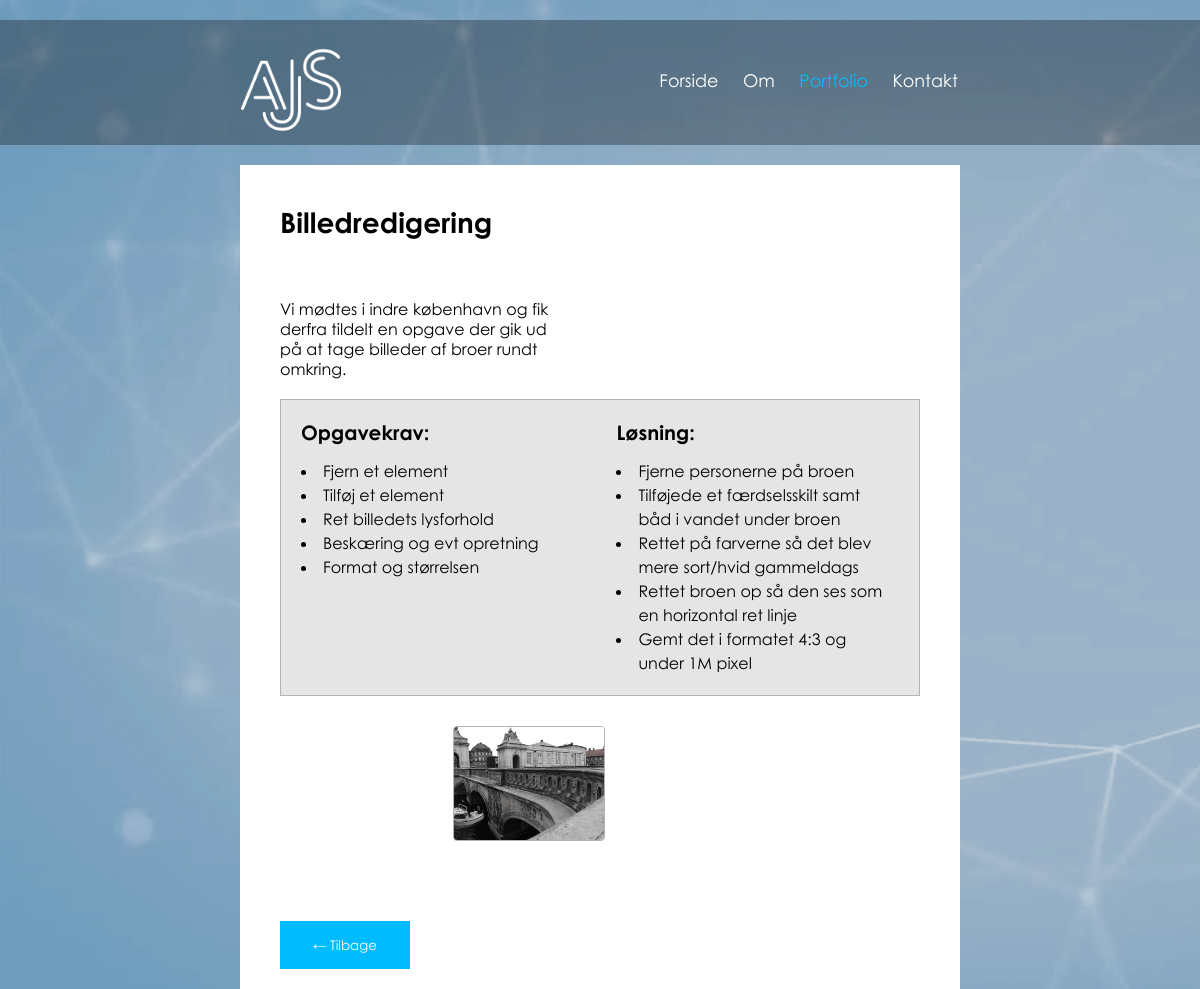
The page /sider/projekt.php?id=1 on the database its author committed.
### tables this page shows
CREATE TABLE IF NOT EXISTS `portfolio_projekt` (
  `id` int(11) NOT NULL AUTO_INCREMENT,
  `kategori_id` int(11) NOT NULL,
  `projektlist_id` int(11) NOT NULL,
  `projekt_navn` varchar(50) NOT NULL,
  `projekt_beskrivelse` text NOT NULL,
  `projekt_krav` text NOT NULL,
  `projekt_losning` text NOT NULL,
  `img_filmappe` varchar(50) NOT NULL,
  `projekt_billede1` varchar(100) DEFAULT NULL,
  `projekt_billede1_alt` varchar(150) DEFAULT NULL,
  `projekt_billede2` varchar(100) DEFAULT NULL,
  `projekt_billede2_alt` varchar(150) DEFAULT NULL,
  `projekt_billede3` varchar(100) DEFAULT NULL,
  `projekt_billede3_alt` varchar(150) DEFAULT NULL,
  `projekt_billede4` varchar(100) DEFAULT NULL,
  `projekt_billede4_alt` varchar(150) DEFAULT NULL,
  PRIMARY KEY (`id`),
  KEY `kategori_id` (`kategori_id`),
  KEY `projektlist_id` (`projektlist_id`)
);

### sider/projekt.php (the view, shortened to what this page needs)
<!doctype html>
<html lang="da">
<head>
	<link href="../css/style.css" rel="stylesheet" type="text/css">
</head>
<body id="sub_page" class="projekt_page">
	<header>
		<a href="../index.php"><img src="../images/logo.png" class="logo"/></a>
		<ul class="nav">
			<li><a href="../index.php">Forside</a></li>
			<li><a href="om.php" >Om</a></li>
			<li><a href="portfolio.php" class="active">Portfolio</a></li>
			<li><a href="kontakt.php">Kontakt</a></li>
		</ul>
	</header>
	<?php
		$hostname = "alexanderjs.dk.mysql";
		$username = "alexanderjs_dk";
		$password = "alex1994";
		$dbname = "alexanderjs_dk";
		$id = $_GET['id'];
		$connect = new mysqli($hostname, $username, $password, $dbname);
		$connect->set_charset("utf8");
		$query = "SELECT * FROM `portfolio_projekt` where projektlist_id = $id";
		$results1 = mysqli_query($connect, $query);
	?>
	<div id="wrapper">
		<?php while($row1 = mysqli_fetch_array($results1)):?>
		<div class="projekt_list">
			<h3><?php echo $row1["projekt_navn"]; ?></h3>
			<div class="content">
				<p class="limit_width"><?php echo $row1["projekt_beskrivelse"]; ?><br /><br /></p>
				<div class="krav_boks">
					<div class="left">
						<h4 class="krav">Opgavekrav:</h4>
						<li><?php echo $row1["projekt_krav"]; ?></li>
					</div>
					<div class="right">
						<h4 class="krav">Løsning:</h4>
						<li><?php echo $row1["projekt_losning"]; ?></li>
					</div>
				</div>
			</div>
			<div class="container">
				<div class="row">
  					<div class="column">
						<img src="../images/projekter/<?php echo $row1["img_filmappe"]; ?>/<?php echo $row1["projekt_billede2"]; ?>" alt="<?php echo $row1["projekt_billede2_alt"]; ?>" class="produkt_img" onerror="this.style.display = 'none'" draggable="false" onclick="openModal();currentSlide(2)"/>
				  	</div>
				</div>
			</div>
		</div>
	<?php endwhile; ?>
	<br /><br />
	<button onclick="goBack()">← Tilbage</button>
	</div>
</body>
</html>

### css/style.css (style rules this page uses)
* { margin:0; padding:0; box-sizing: border-box; }
html, body { height:100%; width:100%; font-size:100%; font-family: "cen_reg", sans-serif; }
header { width:100%; height:125px; padding-right:5%; background-color:rgba(0,0,0,0.3); margin-top:20px; }
body#sub_page { background-image: url(../images/sub-background.jpg), url(../images/sub-background2.jpg); background-repeat: no-repeat, repeat-y; }
body#sub_page #wrapper { background-color:white; padding:20px; width:60%; }
.nav { list-style:none; text-align: right; vertical-align: middle; line-height: 100px; margin-right: 15.1%; float:right; }
.nav li { display:inline; }
.nav a { display:inline-block; padding:10px; text-decoration: none; color:white; font-family: "cen_reg", sans-serif; font-size:110%; }
h3 { font-family: "cen_bold", sans-serif !important; color:black; font-size:175%; }
h4 { font-family: "cen_bold", sans-serif; color:black; font-size:125%; }
h4.krav { font-family: "cen_bold", sans-serif; color:black; font-size:125%; padding-bottom:15px; }
p { font-family: "cen_reg", sans-serif; font-size:100%; padding-top:20px; }
a.active { color:#00BBFF; }
.logo { width:100px; margin-top:20px; margin-left:21.1%; }
.projekt_list { font-family: "cen_reg", sans-serif; font-size:100%; padding:20px; }
.projekt_list:first-of-type { margin-top:30px; }
.krav_boks li { line-height: 24px; }
.krav_boks { width:100%; background-color:#e5e5e5; color:black; padding:20px; box-sizing: border-box !important; border:1px solid #b3b3b3; }
.right li, .left li { text-indent: -22px; margin-left:22px; }
p.limit_width { width:45%; }
.left, .right { display:inline-block; vertical-align: top; }
.left { width:45%; }
.right { width:45%; margin-left:7%; }
.content { margin-top:40px; }
.produkt_img:nth-of-type(2) { float:right; }
.produkt_img { display:inline-block; width:48%; margin-top:30px; border:1px solid #b3b3b3; }
body.projekt_page .projekt_list { margin-top:0; }
#wrapper { width:800px; margin:20px auto; }
img { border-radius:4px; }
button, input.btn { margin-left:20px; margin-top:20px; font-family: "cen_reg", sans-serif; background-color: #00BBFF; color: white; padding: 15px 32px; text-align: center; text-decoration: none; display: inline-block; border:1px solid transparent; }
img { text-indent:-9999px; }
.row > .column { padding: 0 8px; }
.row:after { content: ""; display: table; clear: both; }
.column { float: left; width: 52%; }
.active, .demo:hover { opacity: 1; }

### rows shown on the page
portfolio_projekt: projekt_navn "Billedredigering", projekt_beskrivelse "Vi mødtes i indre københavn og fik derfra tildelt en opgave der gik ud på at tage billeder af broer rundt omkring.", projekt_krav "Fjern et element Tilføj et element Ret billedets lysforhold Beskæring og evt opretning Format og størrelsen", projekt_losning "Fjerne personerne på broen Tilføjede et færdselsskilt samt båd i vandet under broen Rettet på farverne så det blev mere sort/hvid gammeldags Rettet broen op så den ses som en horizontal ret linje Gemt det i formatet 4:3 og under 1M pixel", projekt_billede2 (picture)
